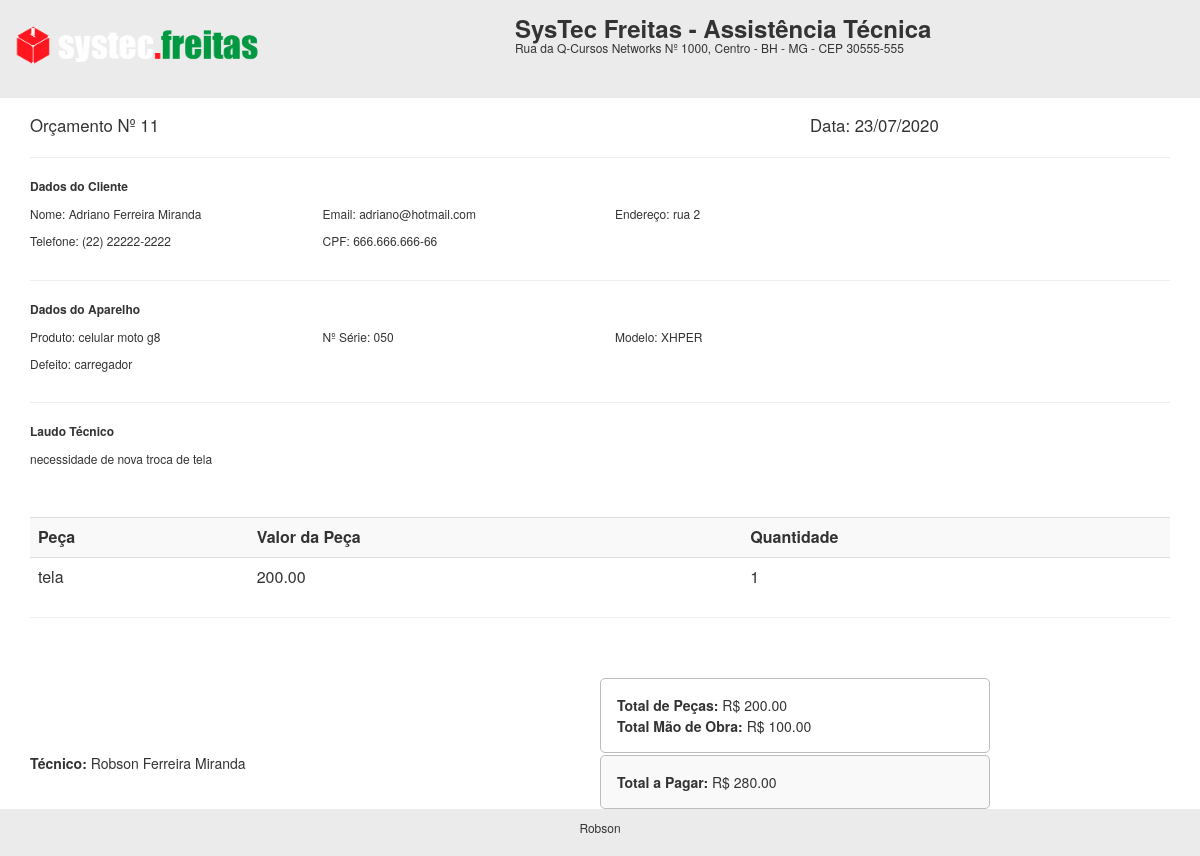
The app's page /rel/rel_orcamento.php?id=11 with its own data.
### tables this page shows
CREATE TABLE `orcamento` (
  `id` int(11) NOT NULL,
  `cliente` varchar(50) NOT NULL,
  `tecnico` varchar(50) NOT NULL,
  `produto` varchar(50) NOT NULL,
  `serie` varchar(100) DEFAULT NULL,
  `problema` varchar(255) NOT NULL,
  `laudo` varchar(255) DEFAULT NULL,
  `obs` varchar(255) DEFAULT NULL,
  `valor_servico` decimal(10,2) DEFAULT NULL,
  `pecas` varchar(255) DEFAULT NULL,
  `valor_pecas` decimal(10,2) DEFAULT NULL,
  `total` decimal(10,2) DEFAULT NULL,
  `desconto` decimal(10,2) DEFAULT NULL,
  `valor_total` decimal(10,2) DEFAULT NULL,
  `pgto` varchar(50) DEFAULT NULL,
  `data_abertura` date NOT NULL,
  `data_geracao` date DEFAULT NULL,
  `data_aprovacao` date DEFAULT NULL,
  `status` varchar(50) NOT NULL
);

CREATE TABLE `clientes` (
  `id` int(11) NOT NULL,
  `nome` varchar(50) NOT NULL,
  `telefone` varchar(50) NOT NULL,
  `endereco` varchar(50) NOT NULL,
  `email` varchar(50) NOT NULL,
  `cpf` varchar(50) NOT NULL,
  `data` date NOT NULL
);

CREATE TABLE `funcionarios` (
  `id` int(11) NOT NULL,
  `nome` varchar(50) NOT NULL,
  `cpf` varchar(50) NOT NULL,
  `telefone` varchar(20) NOT NULL,
  `endereco` varchar(50) NOT NULL,
  `cargo` varchar(50) NOT NULL,
  `data` date NOT NULL
);

### rel/rel_orcamento.php (the view, shortened to what this page needs)
<?php
$id = $_GET['id'];
include('../conexao.php');
$query = "select o.id, o.cliente, o.tecnico, o.produto, o.serie, o.problema, o.laudo, o.valor_servico, o.pecas, o.valor_pecas, o.total, o.valor_total, o.status, o.data_abertura, o.data_geracao, c.nome as cli_nome, c.email, c.telefone, c.endereco, f.nome as func_nome from orcamento as o INNER JOIN clientes as c on o.cliente = c.cpf INNER JOIN funcionarios as f on o.tecnico = f.id where o.id = '$id'";
$result = mysqli_query($conexao, $query);
 while($res_1 = mysqli_fetch_array($result)){
$data2 = implode('/', array_reverse(explode('-', $res_1['data_geracao'])));
 ?>
<link rel="stylesheet" href="https://maxcdn.bootstrapcdn.com/bootstrap/3.3.7/css/bootstrap.min.css">
<div class="cabecalho">
		<div class="row">
			<div class="col-sm-5">
			  <img src="../img/logo.png" width="250px">
			</div>
			<div class="col-sm-7">
			 <h3 class="titulo"><b>SysTec Freitas - Assistência Técnica</b></h3>
			 <h6 class="titulo">Rua da Q-Cursos Networks Nº 1000, Centro - BH - MG - CEP 30555-555</h6>
			</div>
		</div>
</div>
<div class="container">
			<div class="row">
				<div class="col-sm-8">
				  <big> Orçamento Nº <?php echo $id ?>  </big>
				</div>
				<div class="col-sm-4">
				<big> Data: <?php echo $data2; ?> </big>
				</div>
			</div>
		<hr>
			<div class="row">
				<div class="col-sm-12">
					<p style="font-size:12px"> <b> Dados do Cliente </b> </p>
				</div>
			</div>
			<div class="row">
				<div class="col-sm-3">
				 <p style="font-size:12px">  Nome: <?php echo $res_1['cli_nome']; ?> </p>
				</div>
				<div class="col-sm-3">
				 <p style="font-size:12px">  Email: <?php echo $res_1['email']; ?> </p>
				</div>
				<div class="col-sm-3">
				 <p style="font-size:12px">  Endereço: <?php echo $res_1['endereco']; ?> </p>
				</div>
			</div>
			<div class="row">
				<div class="col-sm-3">
				 <p style="font-size:12px">  Telefone: <?php echo $res_1['telefone']; ?> </p>
				</div>
				<div class="col-sm-3">
				 <p style="font-size:12px">  CPF: <?php echo $res_1['cliente']; ?> </p>
				</div>
			</div>
		<hr>
		<div class="row">
				<div class="col-sm-12">
					<p style="font-size:12px"> <b> Dados do Aparelho </b> </p>
				</div>
			</div>
			<div class="row">
				<div class="col-sm-3">
				 <p style="font-size:12px">  Produto: <?php echo $res_1['produto']; ?> </p>
				</div>
				<div class="col-sm-3">
				 <p style="font-size:12px">  Nº Série: <?php echo $res_1['serie']; ?> </p>
				</div>
				<div class="col-sm-3">
				 <p style="font-size:12px">  Modelo: XHPER </p>
				</div>
			</div>
			<div class="row">
				<div class="col-sm-12">
				 <p style="font-size:12px">  Defeito: <?php echo $res_1['problema']; ?> </p>
				</div>
			</div>
		<hr>
		<div class="row">
				<div class="col-sm-12">
					<p style="font-size:12px"> <b> Laudo Técnico </b> </p>
				</div>
			</div>
			<div class="row">
				<div class="col-sm-12">
				 <p style="font-size:12px">  <?php echo $res_1['laudo']; ?>  </p>
				</div>
			</div>
		<br><br>
		<table class="table">
			<tr bgcolor="#f9f9f9">
				<td> <b>Peça</b> </td>
				<td> <b>Valor da Peça</b> </td>
				<td> <b> Quantidade</b> </td>
			</tr>
			<tr>
				<td> <?php echo $res_1['pecas']; ?> </td>
				<td> <?php echo $res_1['valor_pecas']; ?> </td>
				<td> 1 </td>
			</tr>
		</table>
		<hr>
		<br>
		<br>
		<div class="row">
				<div class="col-sm-6">
				</div>
				<div class="col-sm-4 areaTotais">
				 <p class="pgto" style="font-size:14px">  <b>Total de Peças: </b> R$ <?php echo $res_1['valor_pecas']; ?> </p>
				 <p class="pgto" style="font-size:14px">  <b>Total Mão de Obra: </b> R$ <?php echo $res_1['valor_servico']; ?> </p>
				</div>
		</div>
		<div class="row">
				<div class="col-sm-6">
				 <p style="font-size:14px">  <b>Técnico: </b> <?php echo $res_1['func_nome']; ?> </p>
				</div>
				<div class="col-sm-4 areaTotal">
				 <p class="pgto" style="font-size:14px">  <b>Total a Pagar: </b> R$ <?php echo $res_1['valor_total']; ?> </p>
				</div>
		</div>
		<br>
		<div class="row">
				<div class="col-sm-6">
				</div>
				<div class="col-sm-3">
				<p style="font-size:12px">  Orçamento válido até: <?php echo date('d/m/Y', strtotime("+5 days",strtotime($res_1['data_geracao']))); ?></p>
				</div>
		</div>
</div>
<div class="footer">
 <p style="font-size:12px" align="center">Robson</p>
</div>
<?php } ?>

### rel/rel_orcamento.php (style rules this page uses)
.footer { position:absolute; bottom:0; width:100%; background-color: #ebebeb; padding:10px; }
.cabecalho { background-color: #ebebeb; padding:15px 15px 15px 15px; margin-bottom:15px; }
.titulo { margin:0; }
.areaTotais { border : 0.5px solid #bcbcbc; padding: 15px; border-radius: 5px; margin-right:25px; }
.areaTotal { border : 0.5px solid #bcbcbc; padding: 15px; border-radius: 5px; margin-right:25px; background-color: #f9f9f9; margin-top:2px; }
.pgto { margin:1px; }

### records on screen
orcamento: data_geracao "23/07/2020", clientes.nome "Adriano Ferreira Miranda", clientes.email "adriano@hotmail.com", clientes.endereco "rua 2", clientes.telefone "(22) 22222-2222", cliente "666.666.666-66", produto "celular moto g8", serie "050", problema "carregador", laudo "necessidade de nova troca de tela", pecas "tela", valor_pecas "200.00", valor_servico "100.00", funcionarios.nome "Robson Ferreira Miranda", valor_total "280.00"
